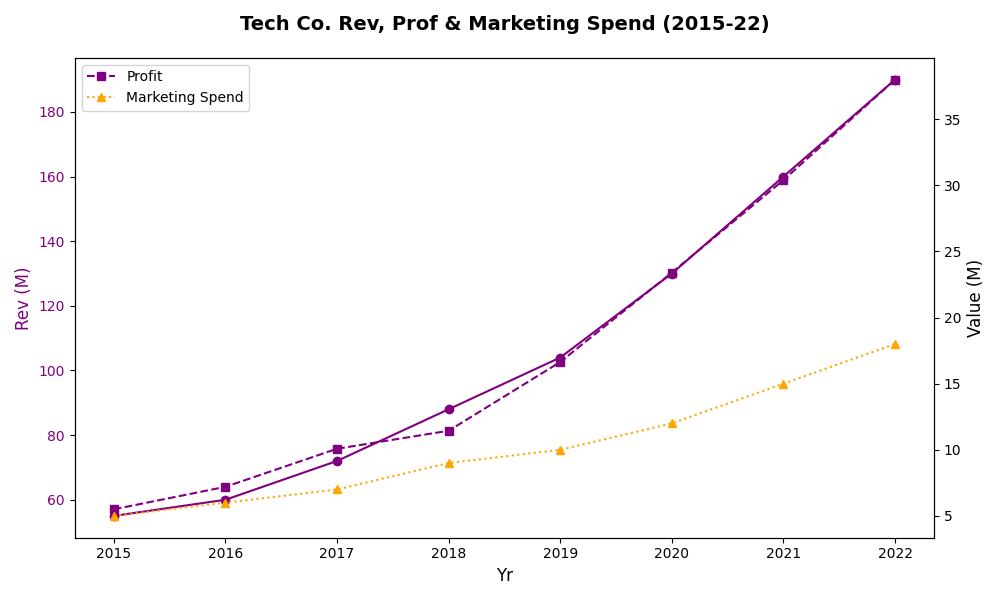

Reproduce this figure in Python.
import matplotlib.pyplot as plt
import numpy as np

years = np.arange(2015, 2023)

revenue = [55, 60, 72, 88, 104, 130, 160, 190]
profit_margin = [10, 12, 14, 13, 16, 18, 19, 20]
marketing_spend = [5, 6, 7, 9, 10, 12, 15, 18]  # New data series for marketing spend

profit = [r * p / 100 for r, p in zip(revenue, profit_margin)]

fig, ax1 = plt.subplots(figsize=(10, 6))

ax1.plot(years, revenue, color='purple', marker='o', linestyle='-')
ax1.set_xlabel('Yr', fontsize=12)
ax1.set_ylabel('Rev (M)', color='purple', fontsize=12)
ax1.tick_params(axis='y', labelcolor='purple')

ax2 = ax1.twinx()
ax2.plot(years, profit, color='purple', marker='s', linestyle='--', label='Profit')
ax2.plot(years, marketing_spend, color='orange', marker='^', linestyle=':', label='Marketing Spend')  # Added chart for marketing spend
ax2.set_ylabel('Value (M)', fontsize=12)
ax2.tick_params(axis='y')

ax2.legend(loc='upper left')  # Added legend for data series

plt.title("Tech Co. Rev, Prof & Marketing Spend (2015-22)", fontsize=14, fontweight='bold', pad=20)

plt.tight_layout()
plt.show()
